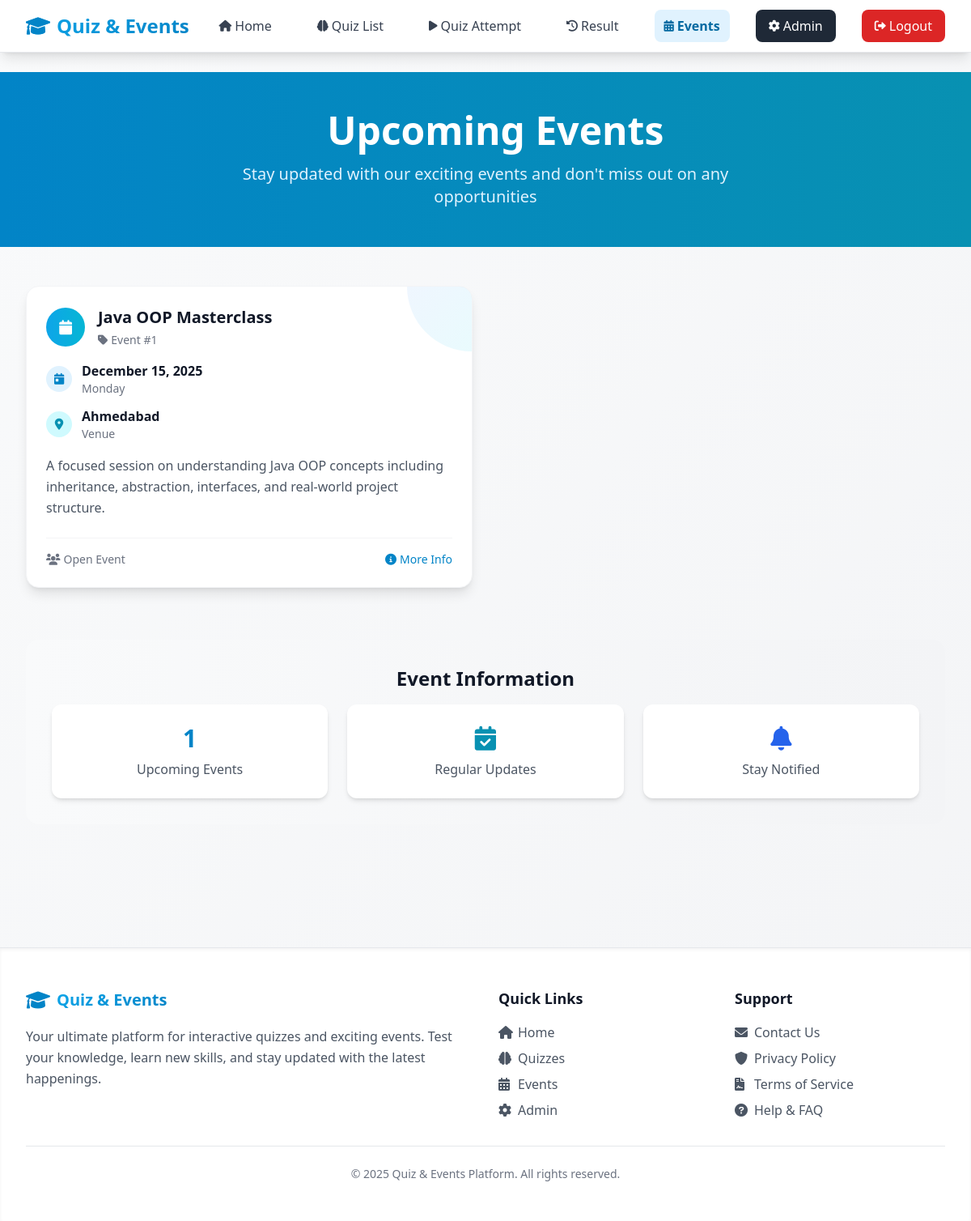
/events/ (signed in), run on the app's committed database.
### quiz_events_app/models.py (models this page shows, shortened)
class Event(models.Model):
    title = models.CharField(max_length=255)
    description = models.TextField()
    date = models.DateField()
    location = models.CharField(max_length=255)

### quiz_events_app/views.py (the view)
# urls.py: path('events/', views.events_list, name='events_list'),
@login_required
def events_list(request):
    events = Event.objects.filter(date__gte=timezone.now()).order_by('date')
    return render(request, 'quiz_events_app/events.html', {'events': events})

### quiz_events_app/templates/quiz_events_app/events.html (shortened to what this page needs)
{% extends 'quiz_events_app/base.html' %}
{% block content %}
<div class="bg-gradient-to-r from-sky-600 to-cyan-600 text-white py-12">
  <div class="max-w-7xl mx-auto px-4 sm:px-6 lg:px-8 text-center">
    <h1 class="text-4xl md:text-5xl font-bold mb-4">
      Upcoming Events
    </h1>
    <p class="text-xl text-sky-100 max-w-2xl mx-auto">
      Stay updated with our exciting events and don't miss out on any opportunities
    </p>
  </div>
</div>
<div class="max-w-7xl mx-auto px-4 sm:px-6 lg:px-8 py-12">
  {% if events %}
    <div class="grid md:grid-cols-2 gap-8">
      {% for event in events %}
        <div class="bg-white rounded-2xl shadow-lg p-6 card-hover border border-gray-100 relative overflow-hidden">
          <div class="absolute top-0 right-0 w-20 h-20 bg-gradient-to-br from-blue-400 to-cyan-400 rounded-bl-full opacity-10"></div>
          <div class="relative z-10">
            <div class="flex items-center mb-4">
              <div class="w-12 h-12 bg-gradient-to-r from-sky-500 to-cyan-500 rounded-full flex items-center justify-center">
                <i class="fas fa-calendar text-white text-lg"></i>
              </div>
              <div class="ml-4">
                <h3 class="text-xl font-bold text-gray-900">{{ event.title }}</h3>
                <div class="flex items-center text-sm text-gray-500 mt-1">
                  <i class="fas fa-tag mr-1"></i>
                  <span>Event #{{ forloop.counter }}</span>
                </div>
              </div>
            </div>
            <div class="mb-4 space-y-3">
              <div class="flex items-center text-gray-600">
                <div class="w-8 h-8 bg-sky-100 rounded-full flex items-center justify-center mr-3">
                  <i class="fas fa-calendar-day text-sky-600 text-sm"></i>
                </div>
                <div>
                  <div class="font-semibold text-gray-900">{{ event.date|date:"F j, Y" }}</div>
                  <div class="text-sm text-gray-500">{{ event.date|date:"l" }}</div>
                </div>
              </div>
              <div class="flex items-center text-gray-600">
                <div class="w-8 h-8 bg-cyan-100 rounded-full flex items-center justify-center mr-3">
                  <i class="fas fa-map-marker-alt text-cyan-600 text-sm"></i>
                </div>
                <div>
                  <div class="font-semibold text-gray-900">{{ event.location }}</div>
                  <div class="text-sm text-gray-500">Venue</div>
                </div>
              </div>
            </div>
            <p class="text-gray-600 leading-relaxed mb-6">{{ event.description|truncatewords:25 }}</p>
            <div class="flex items-center justify-between pt-4 border-t border-gray-100">
              <div class="flex items-center text-sm text-gray-500">
                <i class="fas fa-users mr-1"></i>
                <span>Open Event</span>
              </div>
              <div class="flex items-center text-sm font-medium text-sky-600">
                <i class="fas fa-info-circle mr-1"></i>
                <span>More Info</span>
              </div>
            </div>
          </div>
        </div>
      {% endfor %}
    </div>
    <div class="mt-16 bg-gradient-to-r from-gray-50 to-gray-100 rounded-2xl p-8">
      <div class="text-center">
        <h3 class="text-2xl font-bold text-gray-900 mb-4">Event Information</h3>
        <div class="grid grid-cols-1 md:grid-cols-3 gap-6">
          <div class="bg-white rounded-xl p-6 shadow-md">
            <div class="text-3xl font-bold text-sky-600 mb-2">{{ events|length }}</div>
            <div class="text-gray-600">Upcoming Events</div>
          </div>
          <div class="bg-white rounded-xl p-6 shadow-md">
            <div class="text-3xl font-bold text-cyan-600 mb-2">
              <i class="fas fa-calendar-check"></i>
            </div>
            <div class="text-gray-600">Regular Updates</div>
          </div>
          <div class="bg-white rounded-xl p-6 shadow-md">
            <div class="text-3xl font-bold text-blue-600 mb-2">
              <i class="fas fa-bell"></i>
            </div>
            <div class="text-gray-600">Stay Notified</div>
          </div>
        </div>
      </div>
    </div>
  {% endif %}
</div>
{% endblock %}

### quiz_events_app/templates/quiz_events_app/base.html (style rules this page uses)
.card-hover { transition: all 0.3s ease; }

### data on the page
Event: title "Java OOP Masterclass", date "December 15, 2025", date "Monday", location "Ahmedabad", description "A focused session on understanding Java OOP concepts including inheritance, abstraction, interfaces, and real-world project structure."

### other printed values
{{ events|length }} "1"
